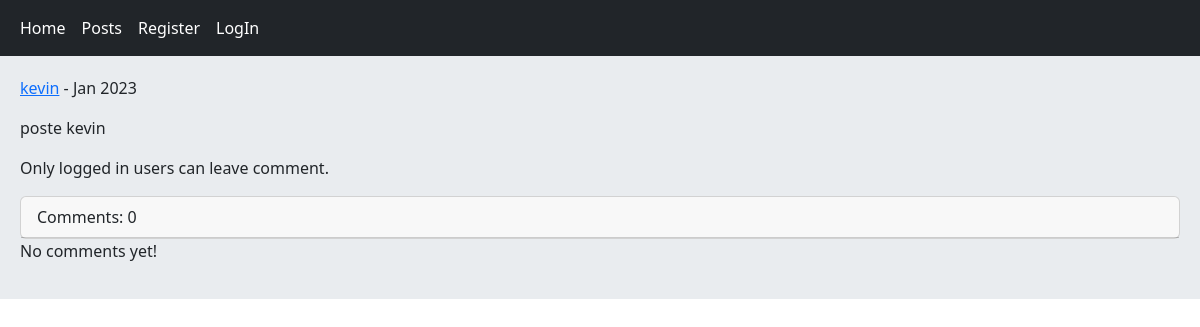
The app's page /post/6/poste-kevin/, older data.
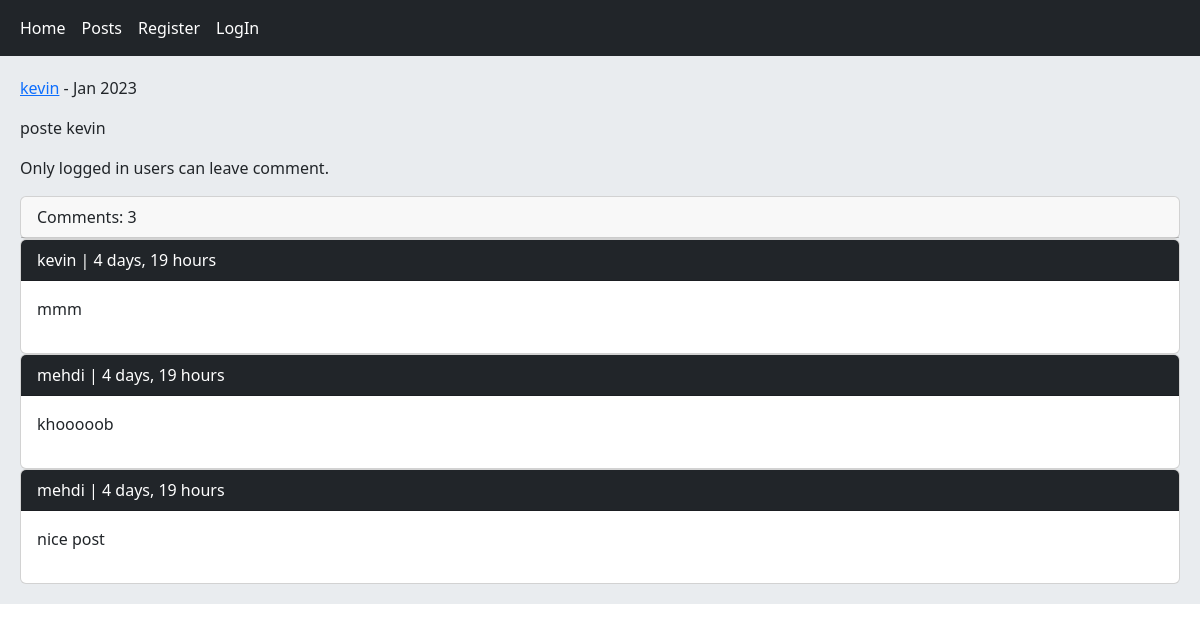
The same page, newer data.
### posts/models.py (models this page shows, shortened)
class Post(models.Model):
    user = models.ForeignKey(User, on_delete=models.CASCADE, related_name='posts')
    body = models.TextField()
    slug = models.SlugField()
    created = models.DateTimeField(auto_now_add=True)
    updated = models.DateTimeField(auto_now=True)
    class Meta:
        ordering = ('-updated',)

class Comment(models.Model):
    user = models.ForeignKey(User, on_delete=models.CASCADE, related_name='ucomments')
    post = models.ForeignKey(Post, on_delete=models.CASCADE, related_name='pcomments')
    reply = models.ForeignKey('self', on_delete=models.CASCADE, related_name='rcomments',
                                blank=True, null=True)
    is_reply = models.BooleanField(default=False)
    body = models.TextField(max_length=500)
    created = models.DateTimeField(auto_now_add=True)
    class Meta:
        ordering = ('-created',)

### posts/views.py (the view, shortened to what this page needs)
# urls.py: path('<int:post_id>/<slug:post_slug>/', views.PostDetailView.as_view(), name='post_detail'),
class PostDetailView(View):
    form_class = CommentCreateForm
    def setup(self, request, *args, **kwargs):
        self.post_instance = get_object_or_404(Post, id=kwargs['post_id'], slug=kwargs['post_slug'])
        return super().setup(request, *args, **kwargs)
    def get(self, request, *args, **kwargs):
        comments = self.post_instance.pcomments.filter(is_reply=False)
        return render(request, 'posts/post_detail.html', {
            'post':self.post_instance,
            'comments':comments,
            'form':self.form_class,
            })

### posts/templates/posts/post_detail.html (shortened to what this page needs)
{% extends '_base.html' %}
{% block content %}
    <p><a href="{% url 'accounts:user_profile' post.user.id %}">{{ post.user.username }}</a> - {{ post.updated|date:"M Y" }}</p>
    <p>{{ post.body }}</p>
    {% if request.user.is_authenticated %}
        <form action="" method="post">
            {% csrf_token %}
                {{ form.as_p }}
            <input type="submit" value="send" class="btn btn-info mb-3">
        </form>
    {% else %}
        <p class="aler alert-danger">Only logged in users can leave comment.</p>
    {% endif %}
    <div class="card">
        <p class="card-header">Comments: {{ comments.count }}</p>
    </div>
    {% for comment in comments %}
        <div class="card">
            <p class="card-header bg-dark text-white">{{ comment.user }} | {{ comment.created|timesince }}</p>
            <p class="card-body">{{ comment.body }}</p>
        </div>
    {% empty %}
        <p>No comments yet!</p>
    {% endfor %}
{% endblock content %}

### templates/_base.html (shortened to what this page needs)
<!DOCTYPE html>
<html lang="en">
<head>
    <link href="https://cdn.jsdelivr.net/npm/bootstrap@5.3.0-alpha1/dist/css/bootstrap.min.css" rel="stylesheet">
</head>
<body>
    {% include 'inc/navbar.html' %}
    <div class="jumbotron">
        {% block content %}{% endblock content %}
    </div>
</body>
</html>

### templates/inc/navbar.html
<nav class="navbar navbar-expand-lg bg-dark navbar-dark">
    <div class="container-fluid">
      <div class="collapse navbar-collapse" id="navbarNavAltMarkup">
        <div class="navbar-nav">
          <a class="nav-link active" aria-current="page" href="{% url 'pages:home' %}">Home</a>
          <a class="nav-link active" aria-current="page" href="{% url 'posts:posts_list' %}">Posts</a>
          {% if request.user.is_authenticated %}
            <a class="nav-link active" aria-current="page" href="{% url 'accounts:user_profile' request.user.id %}">Profile</a>
            <a class="nav-link active" aria-current="page" href="{% url 'accounts:user_logout' %}">LogOut</a>
          {% else %}
            <a class="nav-link active" aria-current="page" href="{% url 'accounts:user_register' %}">Register</a>
            <a class="nav-link active" aria-current="page" href="{% url 'accounts:user_login' %}">LogIn</a>
          {% endif %}
        </div>
      </div>
    </div>
  </nav>

### templates/_base.html (style rules this page uses)
.jumbotron { padding: 20px; margin-bottom: 20px; background-color: #e9ecef; }

Row changes from the older to the newer data that the page shows:
added Comment: user "kevin", created "4 days, 19 hours", body "mmm"
added Comment: user "mehdi", created "4 days, 19 hours", body "khooooob"
added Comment: user "mehdi", created "4 days, 19 hours", body "nice post"
Text that changed along with them:
{{ comments.count }}: "0" → "3"
text no longer shown: "No comments yet!"
